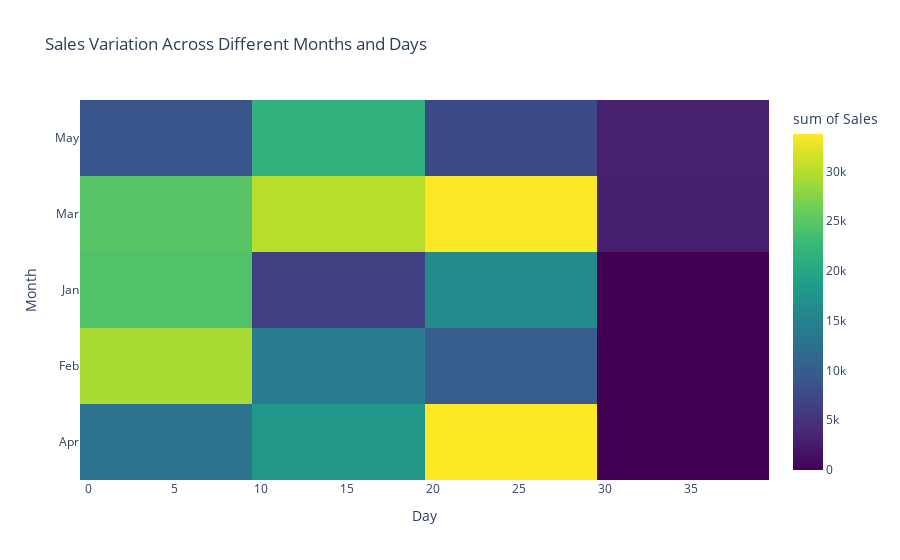

This figure's notebook cell:
### Code cell
heatmap_data = df.groupby(['Month', 'Day']).sum().reset_index()
fig = px.density_heatmap(heatmap_data, x='Day', y='Month', z='Sales', 
                         color_continuous_scale='Viridis', 
                         title="Sales Variation Across Different Months and Days")
fig.show()

### Figure 1 — Plotly figure (JSON) as saved in the notebook; plotly's stock layout.template omitted (floating-point values rounded to 4 significant figures)
{"data": [{"coloraxis": "coloraxis", "histfunc": "sum", "hovertemplate": "Day=%{x}<br>Month=%{y}<br>sum of Sales=%{z}<extra></extra>", "name": "", "type": "histogram2d", "x": [1, 5, 9, 10, 11, 12, 15, 20, 21, 23, 24, 26, 29, 2, 3, 6, 7, 8, 9, 13, 14, 16, 19, 20, 24, 27, 28, 1, 2, 3, 4, 5, 6, 8, 16, 18, 21, 23, 25, 28, 29, 1, 2, 3, 5, 6, 7, 8, 10, 11, 12, 13, 14, 17, 18, 19, 22, 23, 24, 25, 26, 27, 29, 30, 3, 4, 8, 10, 12, 13, 15, 16, 19, 22, 23, 30], "xaxis": "x", "xbingroup": "x", "y": ["Apr", "Apr", "Apr", "Apr", "Apr", "Apr", "Apr", "Apr", "Apr", "Apr", "Apr", "Apr", "Apr", "Feb", "Feb", "Feb", "Feb", "Feb", "Feb", "Feb", "Feb", "Feb", "Feb", "Feb", "Feb", "Feb", "Feb", "Jan", "Jan", "Jan", "Jan", "Jan", "Jan", "Jan", "Jan", "Jan", "Jan", "Jan", "Jan", "Jan", "Jan", "Mar", "Mar", "Mar", "Mar", "Mar", "Mar", "Mar", "Mar", "Mar", "Mar", "Mar", "Mar", "Mar", "Mar", "Mar", "Mar", "Mar", "Mar", "Mar", "Mar", "Mar", "Mar", "Mar", "May", "May", "May", "May", "May", "May", "May", "May", "May", "May", "May", "May"], "yaxis": "y", "ybingroup": "y", "z": [2707, 5433, 4799, 5861, 2930, 5925, 3181, 3547, 12504, 8674, 3240, 1208, 4588, 3921, 1969, 8730, 8194, 2590, 3893, 4963, 1827, 3998, 3422, 2264, 3028, 3459, 1124, 7529, 4047, 3280, 2732, 1637, 2713, 2425, 3661, 2661, 1064, 4471, 2580, 4440, 3663, 4109, 1717, 4520, 5135, 1990, 4834, 2432, 2099, 5521, 9448, 3724, 1310, 2858, 2321, 2830, 10752, 7427, 4211, 3279, 1405, 4745, 1774, 2899, 4141, 3523, 1241, 4810, 3006, 4255, 3206, 2826, 3498, 3503, 4157, 2958]}], "layout": {"autosize": true, "coloraxis": {"colorbar": {"title": {"text": "sum of Sales"}}, "colorscale": [[0, "#440154"], [0.1111, "#482878"], [0.2222, "#3e4989"], [0.3333, "#31688e"], [0.4444, "#26828e"], [0.5556, "#1f9e89"], [0.6667, "#35b779"], [0.7778, "#6ece58"], [0.8889, "#b5de2b"], [1, "#fde725"]]}, "legend": {"tracegroupgap": 0}, "title": {"text": "Sales Variation Across Different Months and Days"}, "xaxis": {"anchor": "y", "autorange": true, "domain": [0, 1], "range": [-0.5, 39.5], "title": {"text": "Day"}, "type": "linear"}, "yaxis": {"anchor": "x", "autorange": true, "domain": [0, 1], "range": [-0.5, 4.5], "title": {"text": "Month"}, "type": "category"}}}
